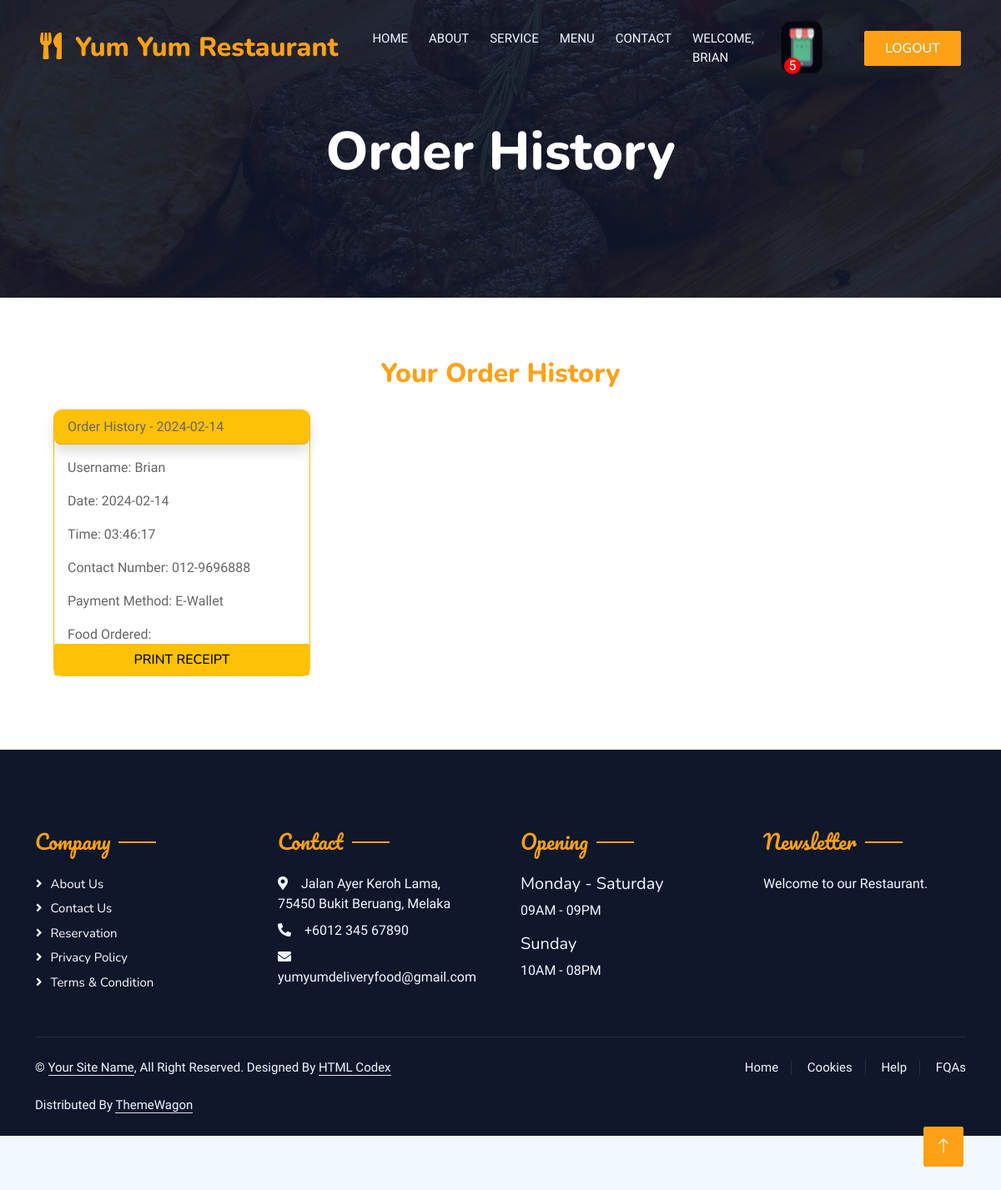
/user_receipt.php?userID=20 (signed in), run on the app's committed database.
### tables this page shows
CREATE TABLE `users` (
  `id` int(11) NOT NULL,
  `name` varchar(255) DEFAULT NULL,
  `contact_number` varchar(20) DEFAULT NULL,
  `email` varchar(255) DEFAULT NULL,
  `password` varchar(255) DEFAULT NULL,
  `address` varchar(500) NOT NULL,
  `city` varchar(500) NOT NULL,
  `state` varchar(300) NOT NULL,
  `postcode` int(11) NOT NULL,
  `updated_time` timestamp NOT NULL DEFAULT current_timestamp() ON UPDATE current_timestamp(),
  `pin` varchar(10) NOT NULL
);

CREATE TABLE `order_history` (
  `his_id` int(11) NOT NULL,
  `order_date` datetime DEFAULT NULL,
  `user_id` int(255) NOT NULL,
  `username` varchar(255) DEFAULT NULL,
  `contact_number` varchar(20) DEFAULT NULL,
  `address` varchar(500) NOT NULL,
  `city` varchar(500) NOT NULL,
  `state` varchar(500) NOT NULL,
  `postcode` int(11) NOT NULL,
  `food_name` varchar(255) DEFAULT NULL,
  `add_on_name` varchar(255) DEFAULT NULL,
  `add_on_price` double NOT NULL,
  `quantity` int(11) DEFAULT NULL,
  `price` double DEFAULT NULL,
  `total_price` double DEFAULT NULL,
  `pay_by` varchar(500) NOT NULL
);

### user_receipt.php (the view, shortened to what this page needs)
<?php include ("connection_sql.php") ?>
<!DOCTYPE html>
<html lang="en">
<head>
    <link href="https://cdnjs.cloudflare.com/ajax/libs/font-awesome/5.10.0/css/all.min.css" rel="stylesheet">
    <link href="https://cdn.jsdelivr.net/npm/bootstrap-icons@1.4.1/font/bootstrap-icons.css" rel="stylesheet">
    <link rel="stylesheet" href="https://cdn.jsdelivr.net/npm/bootstrap@5.0.0/dist/css/bootstrap.min.css">
    <link href="lib/animate/animate.min.css" rel="stylesheet">
    <link href="lib/owlcarousel/assets/owl.carousel.min.css" rel="stylesheet">
    <link href="lib/tempusdominus/css/tempusdominus-bootstrap-4.min.css" rel="stylesheet" />
    <link href="css/bootstrap.min.css" rel="stylesheet">
    <link href="css/style.css" rel="stylesheet">
    <link href="css/test.css" rel="stylesheet">
    <link href="css/popup.css" rel="stylesheet">
</head>
<body>
<?php
    $uid = isset($_GET['userID']) ? $_GET['userID'] : null;
    $sql = "SELECT COUNT(*) AS totalRows FROM cart WHERE cart.user_id = '$uid'";
    $result = mysqli_query($connect, $sql);
    if ($result)
    {
        $row = mysqli_fetch_assoc($result);
        $totalRows = $row['totalRows'];
    }
    $user = "SELECT * FROM users WHERE id = '$uid'";
    $user_result = mysqli_query($connect, $user);
    $row_user = mysqli_fetch_assoc($user_result);
?>
    <div class="container-xxl bg-white p-0">
        <div class="container-xxl position-relative p-0">
                <nav class="navbar navbar-expand-lg navbar-dark bg-dark px-4 px-lg-5 py-3 py-lg-0">
                    <a href="" class="navbar-brand p-0">
                        <h1 class="text-primary m-0" style="font-size: xx-large;"><i class="fa fa-utensils me-3"></i>Yum Yum Restaurant</h1>
                    </a>
                    <div class="collapse navbar-collapse" id="navbarCollapse">
                        <div class="navbar-nav ms-auto py-0 pe-4">
                            <a href="log_index.php?userID=<?php echo $uid; ?>" class="nav-item nav-link">Home</a>
                            <a href="log_about.php?userID=<?php echo $uid; ?>" class="nav-item nav-link">About</a>
                            <a href="log_service.php?userID=<?php echo $uid; ?>" class="nav-item nav-link">Service</a>
                            <a href="log_menu.php?userID=<?php echo $uid; ?>" class="nav-item nav-link ">Menu</a>
                            <a href="log_contact.php?userID=<?php echo $uid; ?>" class="nav-item nav-link ">Contact</a>
                            <a href="login/p_profile.php?userID=<?php echo $uid?>" class="nav-item nav-link ">WELCOME, <?php echo $row_user["name"]; ?></a>
                            <img class="carticon btn py-2 px-4" src="img/cart-icon h.png" alt=""><span
                                style="position: fixed; display: flex; width: 20px;  height: 20px; background-color: red; justify-content: center; align-items: center; color: white;border-radius: 50%; position: absolute; top: 60%; right: 240px; "><?php echo $totalRows ?></span>
                        </div>
                        <a href="index.html" class="btn btn-primary py-2 px-4"style="--bs-btn-padding-y: .25rem; --bs-btn-padding-x: .5rem; --bs-btn-font-size: .75rem;" id="checkoutBtn">LogOut</a>                    </div>
                </nav>
                <div class="container-xxl py-5 bg-dark hero-header mb-5">
                    <div class="container text-center my-5 pt-5 pb-4">
                        <h1 class="display-3 text-white mb-3 animated slideInDown">Order History</h1>
                    </div>
                </div>
            </div>
        <div class="container-fluid ">
            <br>
            <h2 class="text-primary" style="text-align: center;">Your Order History</h2>
            <div class="row justify-content-start">
                <?php
                    $selectQuery = "SELECT * FROM order_history WHERE user_id = '$uid' ORDER BY order_date";
                    $result = mysqli_query($connect, $selectQuery);
                    $groupedOrders = [];
                    while ($row = mysqli_fetch_assoc($result)) {
                        $orderDate = $row['order_date'];
                        $dateTime = new DateTime($orderDate);
                        $date = $dateTime->format('Y-m-d');
                        $time = $dateTime->format('H:i:s');
                        $groupKey = date('Y-m-d', strtotime($orderDate));
                        $groupedOrders[$groupKey][] = $row;
                    }
                ?>
                <?php foreach ($groupedOrders as $orderDate => $orders): ?>
                    <div class="col-md-4" style="padding-left: 3rem;">
                        <div class="card mb-3 m-3 border-warning" style="max-width: 20rem; max-height: 20rem; border-radius: 10px;">
                            <div class="card-header shadow bg-warning" style="border-radius: 8px;">Order History - <?php echo $orderDate; ?></div>
                            <div class="card-body" style="overflow-y: auto;">
                                <?php
                                $firstOrder = reset($orders);
                                ?>
                                <p class="card-text">Username: <?php echo $firstOrder['username']; ?></p>
                                <p class="card-text">Date: <?php echo $date; ?></p>
                                <p class="card-text">Time: <?php echo $time; ?></p>
                                <p class="card-text">Contact Number: <?php echo $firstOrder['contact_number']; ?></p>
                                <p class="card-text">Payment Method: <?php echo $firstOrder['pay_by']; ?></p>
                                <p class="card-text">Food Ordered:</p>
                            </div>
                            <button class="btn btn-warning" onclick="printReceipt('<?php echo urlencode($date); ?>', '<?php echo urlencode($time); ?>', '<?php echo $uid; ?>')" >Print Receipt</button>
                        </div>
                    </div>
                <?php endforeach; ?>
            </div>
            <br>
        </div>
       <div class="container-fluid bg-dark text-light footer pt-5 mt-5 wow fadeIn" data-wow-delay="0.1s">
            <div class="container py-5">
                <div class="row g-5">
                    <div class="col-lg-3 col-md-6">
                        <h4 class="section-title ff-secondary text-start text-primary fw-normal mb-4">Company</h4>
                        <a class="btn btn-link" href="">About Us</a>
                        <a class="btn btn-link" href="">Contact Us</a>
                        <a class="btn btn-link" href="">Reservation</a>
                        <a class="btn btn-link" href="">Privacy Policy</a>
                        <a class="btn btn-link" href="">Terms & Condition</a>
                    </div>
                    <div class="col-lg-3 col-md-6">
                        <h4 class="section-title ff-secondary text-start text-primary fw-normal mb-4">Contact</h4>
                        <p class="mb-2"><i class="fa fa-map-marker-alt me-3"></i>Jalan Ayer Keroh Lama, 75450 Bukit Beruang, Melaka</p>
                        <p class="mb-2"><i class="fa fa-phone-alt me-3"></i>+6012 345 67890</p>
                        <p class="mb-2"><i class="fa fa-envelope me-3"></i>yumyumdeliveryfood@gmail.com</p>
                    </div>
                    <div class="col-lg-3 col-md-6">
                        <h4 class="section-title ff-secondary text-start text-primary fw-normal mb-4">Opening</h4>
                        <h5 class="text-light fw-normal">Monday - Saturday</h5>
                        <p>09AM - 09PM</p>
                        <h5 class="text-light fw-normal">Sunday</h5>
                        <p>10AM - 08PM</p>
                    </div>
                    <div class="col-lg-3 col-md-6">
                        <h4 class="section-title ff-secondary text-start text-primary fw-normal mb-4">Newsletter</h4>
                        <p>Welcome to our Restaurant. </p>
                    </div>
                </div>
            </div>
            <div class="container">
                <div class="copyright">
                    <div class="row">
                        <div class="col-md-6 text-center text-md-start mb-3 mb-md-0">
                            &copy; <a class="border-bottom" href="#">Your Site Name</a>, All Right Reserved.
							Designed By <a class="border-bottom" href="https://htmlcodex.com">HTML Codex</a><br><br>
                            Distributed By <a class="border-bottom" href="https://themewagon.com" target="_blank">ThemeWagon</a>
                        </div>
                        <div class="col-md-6 text-center text-md-end">
                            <div class="footer-menu">
                                <a href="">Home</a>
                                <a href="">Cookies</a>
                                <a href="">Help</a>
                                <a href="">FQAs</a>
                            </div>
                        </div>
                    </div>
                </div>
            </div>
        </div>
        <a href="#" class="btn btn-lg btn-primary btn-lg-square back-to-top"><i class="bi bi-arrow-up"></i></a>
    </div>
</body>
</html>

### css/style.css (style rules this page uses)
:root { --primary: #FEA116; --light: #F1F8FF; --dark: #0F172B; }
.ff-secondary { font-family: 'Pacifico', cursive; }
.back-to-top { position: fixed; display: none; right: 45px; bottom: 45px; z-index: 99; }
.btn { font-family: 'Nunito', sans-serif; font-weight: 500; text-transform: uppercase; transition: .5s; }
.btn.btn-primary, .btn.btn-secondary { color: #FFFFFF; }
.btn-lg-square { width: 48px; height: 48px; }
.btn-square, .btn-sm-square, .btn-lg-square { padding: 0; display: flex; align-items: center; justify-content: center; font-weight: normal; border-radius: 2px; }
.navbar-dark .navbar-nav .nav-link { position: relative; margin-left: 25px; padding: 35px 0; font-size: 15px; color: var(--light) !important; text-transform: uppercase; font-weight: 500; outline: none; transition: .5s; }
@media (min-width: 992px) { .navbar-dark { position: absolute; width: 100%; top: 0; left: 0; z-index: 999; background: transparent !important; } }
.hero-header { background: linear-gradient(rgba(15, 23, 43, .9), rgba(15, 23, 43, .9)), url(../img/bg-hero.jpg); background-position: center center; background-repeat: no-repeat; background-size: cover; }
.section-title { position: relative; display: inline-block; }
.section-title::before { position: absolute; content: ""; width: 45px; height: 2px; top: 50%; left: -55px; margin-top: -1px; background: var(--primary); }
.section-title::after { position: absolute; content: ""; width: 45px; height: 2px; top: 50%; right: -55px; margin-top: -1px; background: var(--primary); }
.section-title.text-start::before, .section-title.text-end::after { display: none; }
.footer .btn.btn-link { display: block; margin-bottom: 5px; padding: 0; text-align: left; color: #FFFFFF; font-size: 15px; font-weight: normal; text-transform: capitalize; transition: .3s; }
.footer .btn.btn-link::before { position: relative; content: "\f105"; font-family: "Font Awesome 5 Free"; font-weight: 900; margin-right: 10px; }
.footer .copyright { padding: 25px 0; font-size: 15px; border-top: 1px solid rgba(256, 256, 256, .1); }
.footer .copyright a { color: var(--light); }
.footer .footer-menu a { margin-right: 15px; padding-right: 15px; border-right: 1px solid rgba(255, 255, 255, .1); }
.footer .footer-menu a:last-child { margin-right: 0; padding-right: 0; border-right: none; }

### data on the page
users: name "BRIAN"
order_history: username "Brian", contact_number "012-9696888", pay_by "E-Wallet"
order_history: order_date "2024-02-14", order_date "03:46:17"

### other printed values
$totalRows "5"
$orderDate "2024-02-14"
